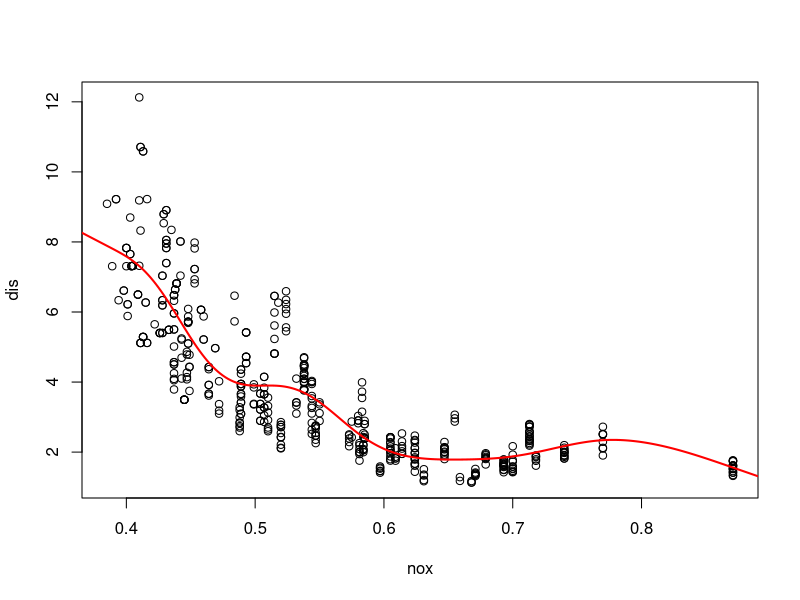
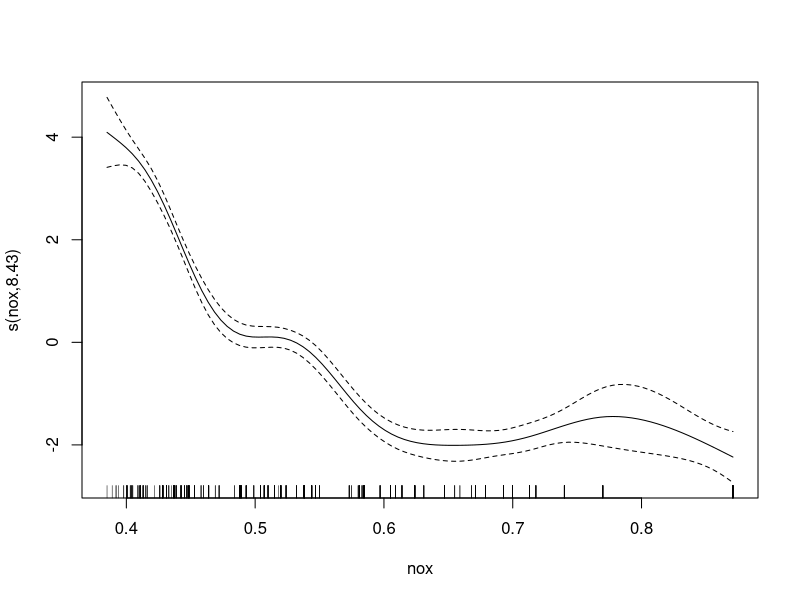
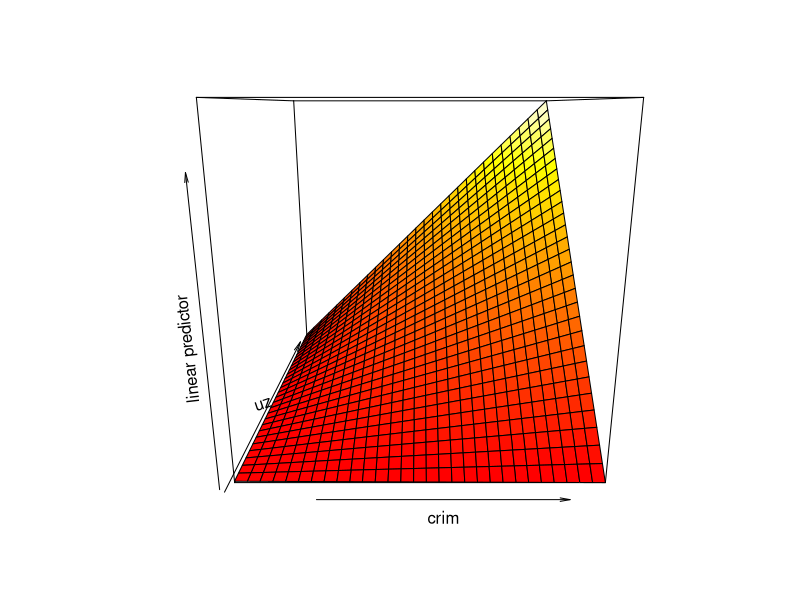
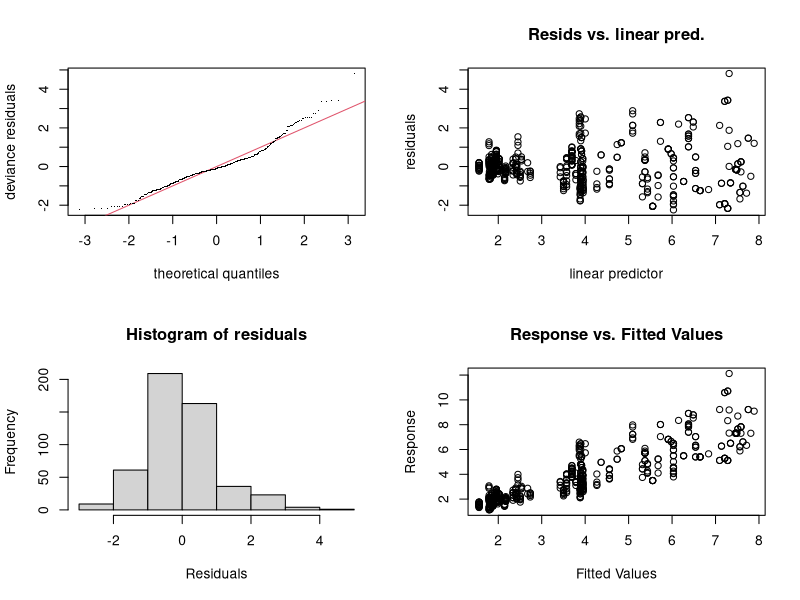

These figures' R source, in order:
###Generalized linear model(GLM)


##applying the Gaussian model

library(car)
data(SLID)

lmfit1=glm(wages~age+sex+education,data = SLID,family=gaussian())
summary(lmfit1)

lmfit2=lm(wages~age+sex+education,data=SLID)
summary(lmfit2)

#compare the two fitted models
library(lmtest)
anova(lmfit1,lmfit2)


##applying the Poisson model

data(warpbreaks)
head(warpbreaks)

rsl=glm(breaks~tension,data=warpbreaks,family="poisson")
summary(rsl)


##applying the Binomial model

data(mtcars)
head(mtcars)

lm1=glm(vs~hp+mpg+gear,data=mtcars,family=binomial)
summary(lm1)


##fitting a generalized additive model

install.packages("mgcv")
library(mgcv)
install.packages("MASS")
library(MASS)
attach(Boston)
str(Boston)

fit=gam(dis~s(nox))
summary(fit)


##visualizing a generalized additive model

#generate a scatter plot
plot(nox,dis)
#add the regression
x=seq(0,1,length=500)
y=predict(fit,data.frame(nox=x))
lines(x,y,col="red",lwd=2)
#plot the fit model
plot(fit)

#a contour plot
fit2=gam(medv~crim+zn+crim:zn,data=Boston)
vis.gam(fit2)


##Diagnosing a generalized additive model

par(mfrow=c(2,2))
gam.check(fit)
